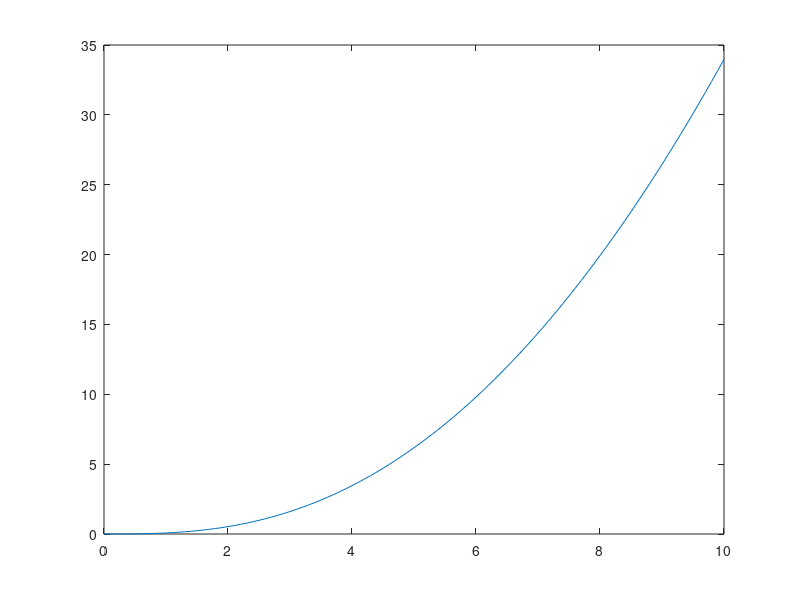

Reproduce this figure in MATLAB.
K = 5;
T = 2;

num = [K];
den = [T 1];
G = tf(num, den);
t = 0:0.1:10;
U_Ramp = 0.1*t.^2;
[y_Ramp, t_Ramp] = lsim(G, U_Ramp, t);
plot(t_Ramp, y_Ramp);
